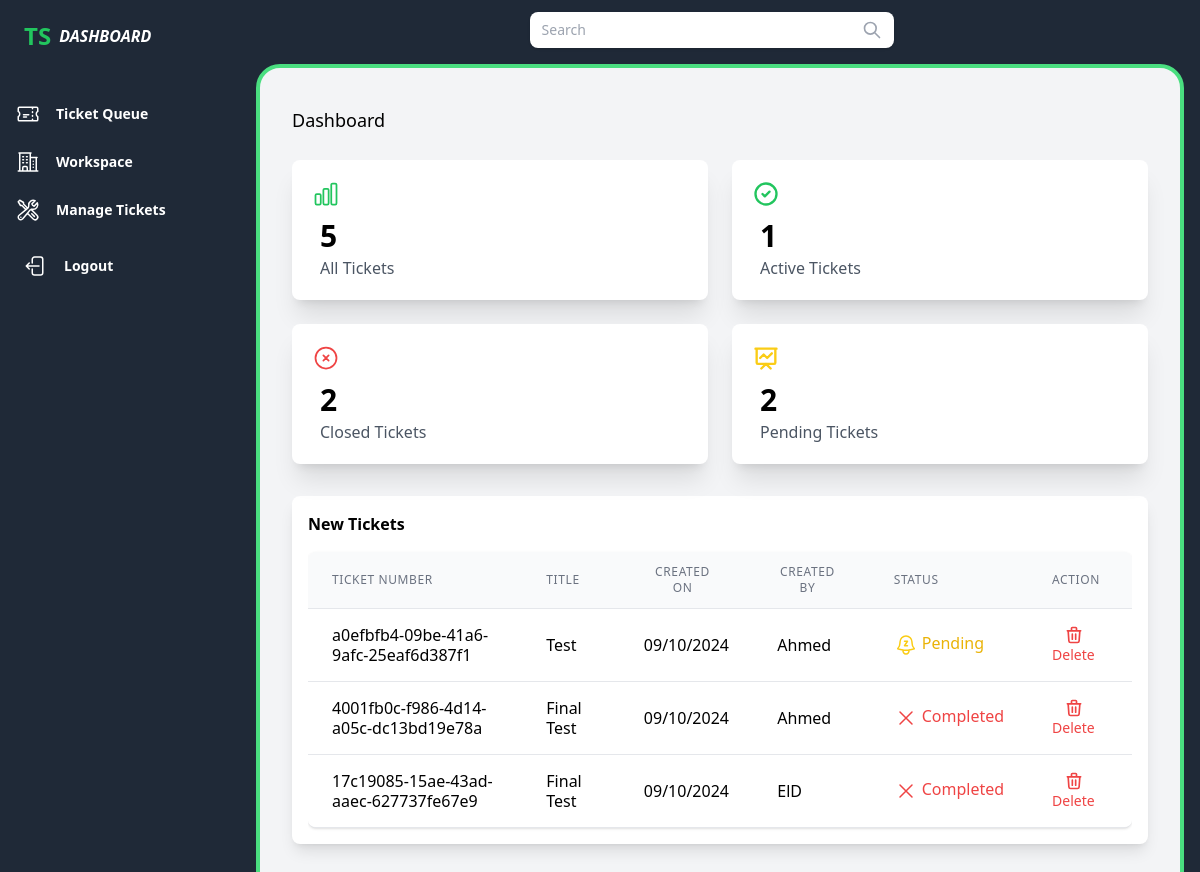
/dashboard/ (signed in), run on the app's committed database.
### tickets/models.py (models this page shows, shortened)
class Ticket(models.Model):
    STATUS = (
        ('Pending','PENDING'),
        ('Active','ACTIVE'),
        ('Complated','COMPLATED'),
    )
    number = models.UUIDField(max_length=100,default=uuid.uuid4,)
    title = models.CharField(max_length=100)
    content = models.TextField()
    created_by = models.ForeignKey(User,related_name='tickets_created',on_delete=models.CASCADE)
    assigned_to = models.ForeignKey(User,related_name='tickets_assigned',on_delete=models.DO_NOTHING,null=True,blank=True)
    created_at = models.DateField(auto_now_add=True)
    is_resolved = models.BooleanField(default=False)
    accepted_date = models.DateField(blank=True,null=True)
    closed_date = models.DateField(blank=True,null=True)
    status = models.CharField(choices=STATUS,max_length=9)

### users/models.py (models this page shows, shortened)
class User(AbstractUser):
    is_admin = models.BooleanField(default=False)
    is_customer = models.BooleanField(default=False)

### dashboard/views.py (the view, shortened to what this page needs)
# urls.py: path("dashboard/", views.Dashboard.as_view(), name="dashboard"),
class Dashboard(LoginRequiredMixin,TemplateView):
    template_name = 'dashboard.html'
    def get_context_data(self, **kwargs):
        context = super().get_context_data(**kwargs)
        if self.request.user:
            if self.request.user.is_admin:
                context["all_tickets"] = Ticket.objects.all().count()
                context["table_tickets"] = Ticket.objects.all().order_by('-id')[:3]
                context["all_active_tickets"] = Ticket.objects.filter(status='Active').count()
                context["all_closed_tickets"] = Ticket.objects.filter(is_resolved=True).count()
                context["all_pending_tickets"] = Ticket.objects.filter(status='Pending').count()
        return context

### dashboard/templates/dashboard.html (shortened to what this page needs)
{% extends "main.html" %}
{% block content %}
<main class="h-full">
    <div class="grid h-full mb-4 pb-10 px-8 mx-4 rounded-3xl bg-gray-100 border-4 border-green-400">
      <div class="grid h-full grid-cols-12 gap-6">
        <div class="grid grid-cols-12 col-span-12 gap-6 xxl:col-span-9">
          <div class="col-span-12 mt-8">
            <div class="flex items-center h-10 intro-y">
              <h2 class="mr-5 text-lg font-medium truncate">Dashboard</h2>
            </div>
            <div class="grid grid-cols-12 gap-6 mt-5">
              <a class="transform  hover:scale-105 transition duration-300 shadow-xl rounded-lg col-span-12 sm:col-span-6 xl:col-span-3 intro-y bg-white">
                <div class="p-5">
                  <div class="flex justify-between">
                  </div>
                  <div class="ml-2 w-full flex-1">
                    <div>
                      <div class="mt-3 text-3xl font-bold leading-8">{{all_tickets}}</div>
                      <div class="mt-1 text-base text-gray-600">
                        {% if request.user.is_admin %}
                          All Tickets
                        {% elif request.user.is_customer %}
                          My Tickets
                        {% endif %}
                        </div>
                    </div>
                  </div>
                </div>
              </a>
              <a class="transform  hover:scale-105 transition duration-300 shadow-xl rounded-lg col-span-12 sm:col-span-6 xl:col-span-3 intro-y bg-white">
                <div class="p-5">
                  <div class="flex justify-between">
                    <svg xmlns="http://www.w3.org/2000/svg" class="w-7 h-7 text-green-500" fill="none"
                      viewBox="0 0 24 24" stroke="currentColor">
                      <path stroke-linecap="round" stroke-linejoin="round" stroke-width="2"
                        d="M9 12l2 2 4-4m6 2a9 9 0 11-18 0 9 9 0 0118 0z" />
                    </svg>
                  </div>
                  <div class="ml-2 w-full flex-1">
                    <div>
                      <div class="mt-3 text-3xl font-bold leading-8">{{all_active_tickets}}</div>
                      <div class="mt-1 text-base text-gray-600">Active Tickets</div>
                    </div>
                  </div>
                </div>
              </a>
              <a class="transform  hover:scale-105 transition duration-300 shadow-xl rounded-lg col-span-12 sm:col-span-6 xl:col-span-3 intro-y bg-white">
                <div class="p-5">
                  <div class="flex justify-between">
                    <svg xmlns="http://www.w3.org/2000/svg" fill="none" viewBox="0 0 24 24" stroke-width="1.5" stroke="currentColor" class="w-7 h-7 text-red-500">
                      <path stroke-linecap="round" stroke-linejoin="round" d="m9.75 9.75 4.5 4.5m0-4.5-4.5 4.5M21 12a9 9 0 1 1-18 0 9 9 0 0 1 18 0Z" />
                    </svg>
                  </div>
                  <div class="ml-2 w-full flex-1">
                    <div>
                      <div class="mt-3 text-3xl font-bold leading-8">{{all_closed_tickets}}</div>
                      <div class="mt-1 text-base text-gray-600">Closed Tickets</div>
                    </div>
                  </div>
                </div>
              </a>
              <a class="transform  hover:scale-105 transition duration-300 shadow-xl rounded-lg col-span-12 sm:col-span-6 xl:col-span-3 intro-y bg-white">
                <div class="p-5">
                  <div class="flex justify-between">
                    <svg xmlns="http://www.w3.org/2000/svg" class="h-7 w-7 text-yellow-400" fill="none"
                      viewBox="0 0 24 24" stroke="currentColor">
                      <path stroke-linecap="round" stroke-linejoin="round" stroke-width="2"
                        d="M7 12l3-3 3 3 4-4M8 21l4-4 4 4M3 4h18M4 4h16v12a1 1 0 01-1 1H5a1 1 0 01-1-1V4z" />
                    </svg>
                  </div>
                  <div class="ml-2 w-full flex-1">
                    <div>
                      <div class="mt-3 text-3xl font-bold leading-8">{{all_pending_tickets}}</div>
                      <div class="mt-1 text-base text-gray-600">Pending Tickets</div>
                    </div>
                  </div>
                </div>
              </a>
            </div>
          </div>
          <div class="h-full col-span-12">
            <div class="grid gap-2 grid-cols-1 lg:grid-cols-1">
              <div class="bg-white p-4 shadow-lg rounded-lg">
                <h1 class="font-bold text-base">New Tickets</h1>
                <div class="mt-4">
                  <div class="flex flex-col">
                    <div class="-my-2 overflow-x-auto">
                      <div class="py-2 align-middle inline-block min-w-full">
                        <div class="shadow overflow-hidden border-b border-gray-200 sm:rounded-lg bg-white">
                            <table class="min-w-full divide-y divide-gray-200">
                              <thead>
                                <tr>
                                  <th
                                    class="px-6 py-3 bg-gray-50 text-xs leading-4 font-medium text-gray-500 uppercase tracking-wider">
                                    <div class="flex cursor-pointer">
                                      <span class="mr-2">Ticket Number</span>
                                    </div>
                                  </th>
                                  <th
                                    class="px-6 py-3 bg-gray-50 text-xs leading-4 font-medium text-gray-500 uppercase tracking-wider">
                                    <div class="flex cursor-pointer">
                                      <span class="mr-2">Title</span>
                                    </div>
                                  </th>
                                  <th
                                    class="px-6 py-3 bg-gray-50 text-xs leading-4 font-medium text-gray-500 uppercase tracking-wider">
                                    <div class="flex cursor-pointer">
                                      <span class="mr-2">Created On</span>
                                    </div>
                                  </th>
                                  {% if request.user.is_admin %}
                                    <th
                                      class="px-6 py-3 bg-gray-50 text-xs leading-4 font-medium text-gray-500 uppercase tracking-wider">
                                      <div class="flex cursor-pointer">
                                        <span class="mr-2">Created By</span>
                                      </div>
                                    </th>
                                  {% endif %}
                                  <th
                                    class="px-6 py-3 bg-gray-50 text-xs leading-4 font-medium text-gray-500 uppercase tracking-wider">
                                    <div class="flex cursor-pointer">
                                      <span class="mr-2">STATUS</span>
                                    </div>
                                  </th>
                                  <th
                                    class="px-6 py-3 bg-gray-50 text-xs leading-4 font-medium text-gray-500 uppercase tracking-wider">
                                    <div class="flex cursor-pointer">
                                      <span class="mr-2">ACTION</span>
                                    </div>
                                  </th>
                                </tr>
                              </thead>
                              <tbody class="bg-white divide-y divide-gray-200">
                                {% for t in table_tickets %}
                                <tr>
                                  <td class="px-6 py-4 whitespace-no-wrap text-md leading-5">
                                    <p>{{t.number}}</p>
                                  </td>
                                  <td class="px-6 py-4 whitespace-no-wrap text-md leading-5">
                                    <h3>{{t.title|title}}</h3>
                                  </td>
                                  <td class="px-6 py-4 whitespace-no-wrap text-md leading-5">
                                    <p>{{t.created_at|date:'d/m/Y'}}</p>
                                  </td>
                                  {% if request.user.is_admin %}
                                    <td class="px-6 py-4 whitespace-no-wrap text-md leading-5">
                                      <p>{{t.created_by.username}}</p>
                                    </td>
                                  {% endif %}
                                  <td class="px-6 py-4 whitespace-no-wrap text-md leading-5">
                                    {% if t.status == 'Active' %}
                                      <div class="flex text-green-500">
                                        <svg xmlns="http://www.w3.org/2000/svg" class="w-5 h-5 mr-1" fill="none"
                                          viewBox="0 0 24 24" stroke="currentColor">
                                          <path stroke-linecap="round" stroke-linejoin="round" stroke-width="2"
                                            d="M9 12l2 2 4-4m6 2a9 9 0 11-18 0 9 9 0 0118 0z" />
                                        </svg>
                                        <p>Active</p>
                                      </div>
                                    {% elif t.status == 'Pending' %}
                                      <div class="flex text-yellow-500">
                                        <p>Pending</p>
                                      </div>
                                    {% elif t.status == 'Complated' %}
                                    <div class="flex text-red-500">
                                      <svg xmlns="http://www.w3.org/2000/svg" fill="none" viewBox="0 0 24 24" stroke-width="1.5" stroke="currentColor" class="w-6 h-6 mr-1">
                                        <path stroke-linecap="round" stroke-linejoin="round" d="M6 18 18 6M6 6l12 12"></path>
                                      </svg>
                                      <p>Completed</p>
                                    </div>
                                    {% endif %}
                                  </td>
                                  <td class="px-6 py-4 whitespace-no-wrap text-sm leading-5">
                                    <div class="flex space-x-4">
                                      <a href="#" class="text-red-500 hover:text-red-600" onclick="openModal('{{ ticket.id }}')">
                                        <p>Delete</p>
                                      </a>
                                    </div>
                                  </td>
                                </tr>
                                {% endfor %}
                              </tbody>
                            </table>
                        </div>
                      </div>
                    </div>
                  </div>
                </div>
              </div>
            </div>
          </div>
        </div>
      </div>
    </div>
  </main>
{% endblock content %}

### data on the page
Ticket: number "a0efbfb4-09be-41a6-9afc-25eaf6d387f1", title "Test", created_at "09/10/2024", created_by.username "Ahmed", status "Pending" (drawn)
Ticket: number "4001fb0c-f986-4d14-a05c-dc13bd19e78a", title "Final Test", created_at "09/10/2024", created_by.username "Ahmed", status "Complated" (drawn)
Ticket: number "17c19085-15ae-43ad-aaec-627737fe67e9", title "Final Test", created_at "09/10/2024", created_by.username "ElD", status "Complated" (drawn)

### other printed values
{{ all_tickets }} "5"
{{ all_active_tickets }} "1"
{{ all_closed_tickets }} "2"
{{ all_pending_tickets }} "2"
